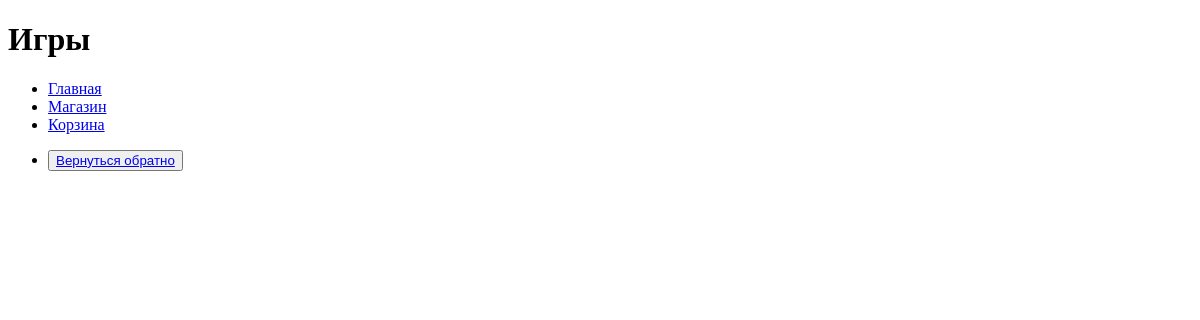
The page /platform/games/ on the database as committed earlier.
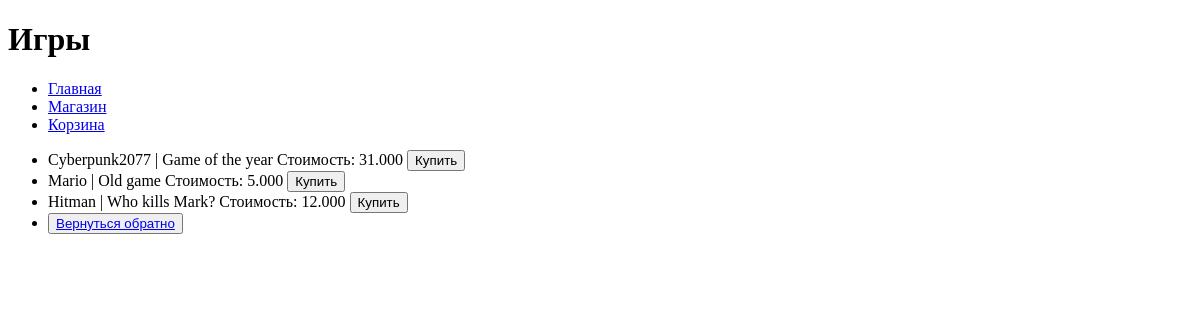
The same page on the database as committed later.
### task1/models.py (models this page shows)
class Game(models.Model):  # 2.Game - модель представляющая игру.
    title = models.CharField(max_length=100)  # title - название игры
    cost = models.DecimalField(max_digits=10, decimal_places=3)  # cost - цена(DecimalField)
    size = models.DecimalField(max_digits=10, decimal_places=3)  # size - размер файлов игры(DecimalField)
    description = models.TextField()  # description - описание(неограниченное кол-во текста)
    age_limited = models.BooleanField(default=False)  # age_limited - ограничение возраста 18+
    buyer = models.ManyToManyField(Buyer, related_name='game')  # buyer - покупатель обладающий игрой

### task1/views.py (the view)
# urls.py: path('platform/games/', in_games),
def in_games(request):
    games = Game.objects.all()
    context = {
        'games': games,
    }
    return render(request, 'games.html', context)

### templates/games.html (shortened to what this page needs)
{% extends "menu.html" %}
{% block pagename %}
    <h1>Игры</h1>
{% endblock%}
{% block menu %}
    {{block.super }}
{% endblock %}
{% block content %}
    <ul>
        {% for game in games %}
            <li> <a> {{ game.title }} | {{ game.description }} Стоимость: {{ game.cost }}  </a> <button> Купить </button></li>
        {% endfor%}
        <li>  <button> <a href="/platform/"> Вернуться обратно</a> </button> </li>
    </ul>
{% endblock %}

### templates/menu.html (shortened to what this page needs)
<!DOCTYPE html>
<html lang="en">
<head>
</head>
<body>
    {% block pagename %}{% endblock %}
    {% block menu %}
        <ul>
            <li> <a href="#"> Главная </a> </li>
            <li> <a href="/platform/games/"> Магазин </a> </li>
            <li> <a href="/platform/cart/"> Корзина </a> </li>
        </ul>
    {% endblock %}
    {% block content %}{% endblock %}
</body>

Rows that differ between the two databases and show on the page:
added Game: title "Cyberpunk2077", description "Game of the year", cost "31.000"
added Game: title "Mario", description "Old game", cost "5.000"
added Game: title "Hitman", description "Who kills Mark?", cost "12.000"
